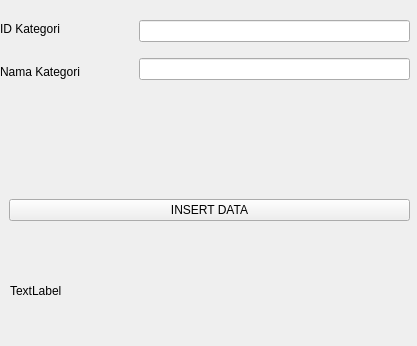
<?xml version="1.0" encoding="UTF-8"?>
<ui version="4.0">
 <class>Form</class>
 <widget class="QWidget" name="Form">
  <property name="geometry">
   <rect>
    <x>0</x>
    <y>0</y>
    <width>417</width>
    <height>346</height>
   </rect>
  </property>
  <property name="windowTitle">
   <string>Form</string>
  </property>
  <widget class="QWidget" name="verticalLayoutWidget">
   <property name="geometry">
    <rect>
     <x>0</x>
     <y>10</y>
     <width>131</width>
     <height>80</height>
    </rect>
   </property>
   <layout class="QVBoxLayout" name="verticalLayout">
    <item>
     <widget class="QLabel" name="labelId">
      <property name="text">
       <string>ID Kategori</string>
      </property>
     </widget>
    </item>
    <item>
     <widget class="QLabel" name="labelName">
      <property name="text">
       <string>Nama Kategori</string>
      </property>
     </widget>
    </item>
   </layout>
  </widget>
  <widget class="QWidget" name="verticalLayoutWidget_2">
   <property name="geometry">
    <rect>
     <x>139</x>
     <y>10</y>
     <width>271</width>
     <height>80</height>
    </rect>
   </property>
   <layout class="QVBoxLayout" name="verticalLayout_2">
    <item>
     <widget class="QLineEdit" name="lineEditId"/>
    </item>
    <item>
     <widget class="QLineEdit" name="lineEditName"/>
    </item>
   </layout>
  </widget>
  <widget class="QWidget" name="verticalLayoutWidget_3">
   <property name="geometry">
    <rect>
     <x>9</x>
     <y>180</y>
     <width>401</width>
     <height>61</height>
    </rect>
   </property>
   <layout class="QVBoxLayout" name="verticalLayout_3">
    <item>
     <widget class="QPushButton" name="pushButtonInsert">
      <property name="text">
       <string>INSERT DATA</string>
      </property>
     </widget>
    </item>
   </layout>
  </widget>
  <widget class="QLabel" name="labelResult">
   <property name="geometry">
    <rect>
     <x>10</x>
     <y>280</y>
     <width>401</width>
     <height>21</height>
    </rect>
   </property>
   <property name="text">
    <string>TextLabel</string>
   </property>
  </widget>
 </widget>
 <resources/>
 <connections/>
</ui>
